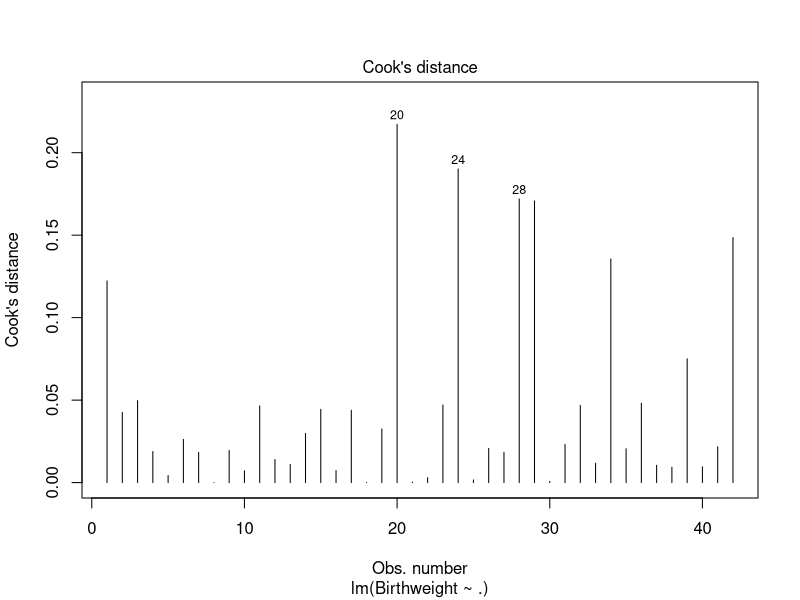
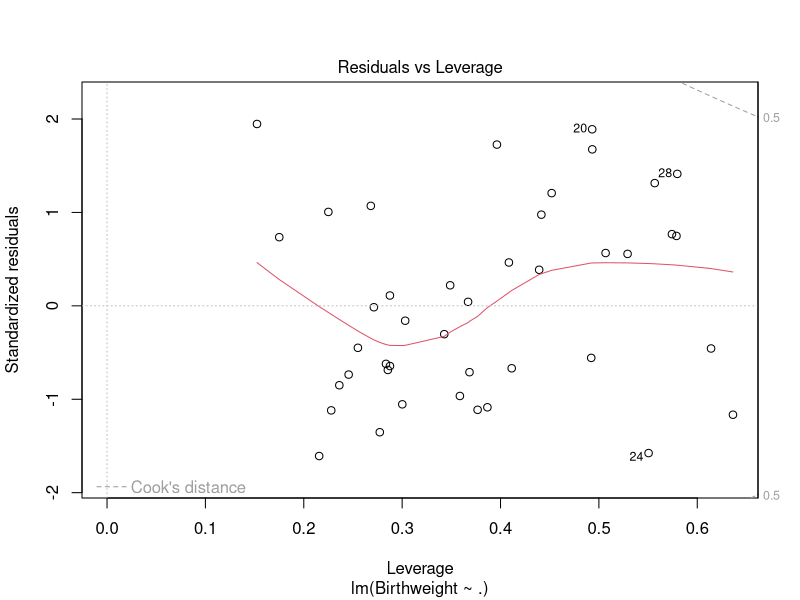
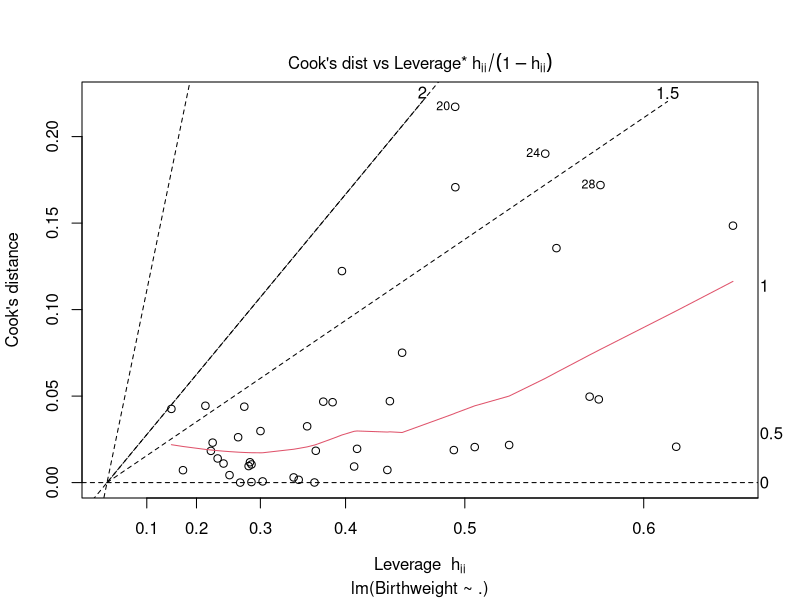
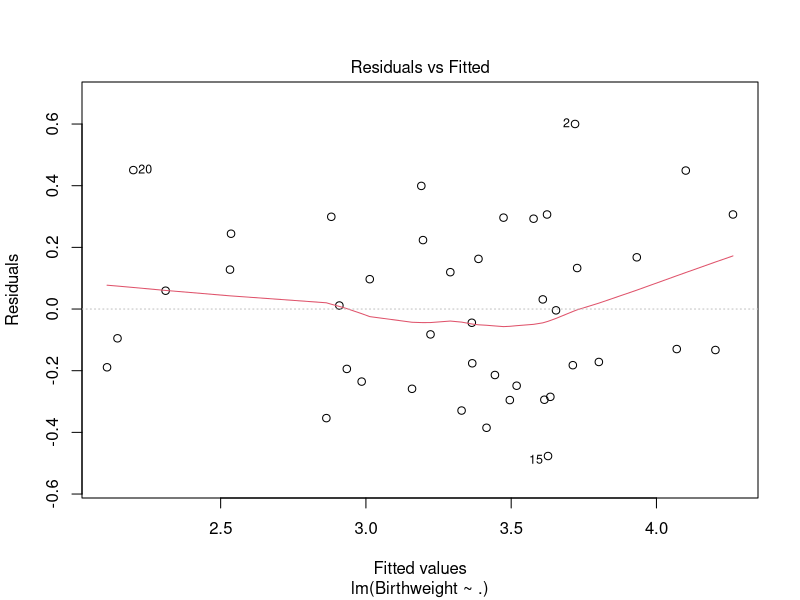
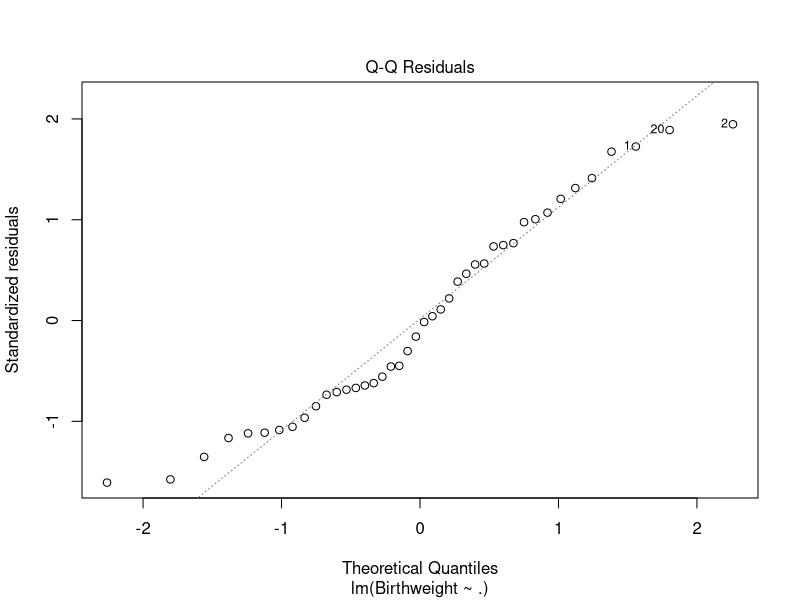
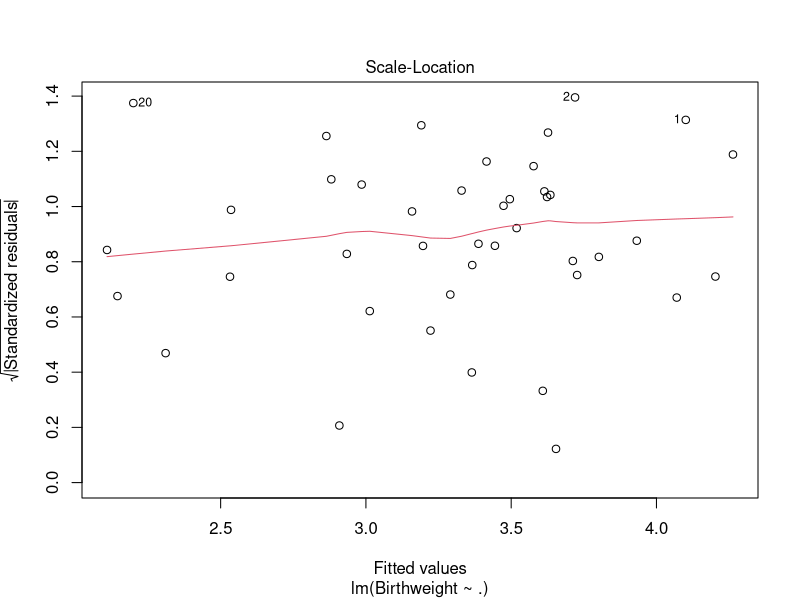
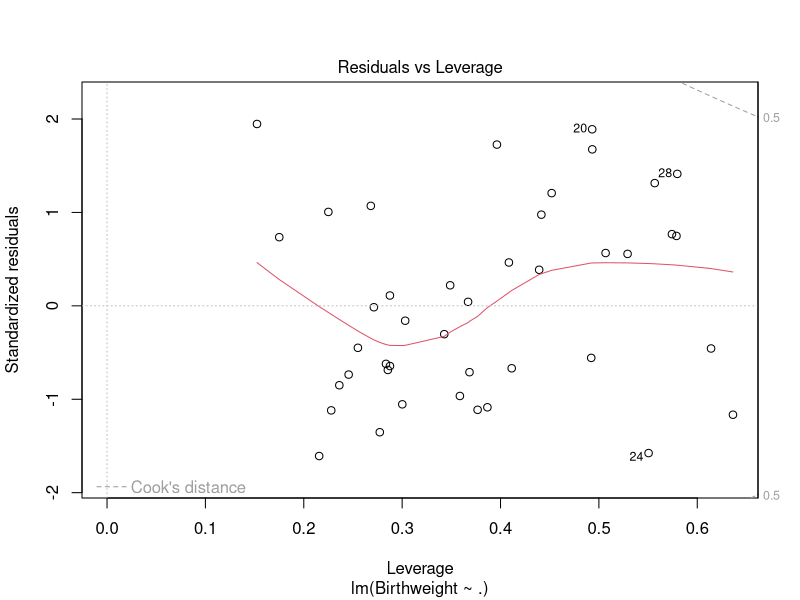

These figures' R source, in order: (Note: this script raises an error after producing the figures.)
## ---- chunk 1
options(digits=2)

library(dplyr)
library(ggplot2)
library(car)
library(corrplot)
library(glmnet)
color_choice <- "Dark2"
## ---- chunk 2
data <- read.csv("Birthweight.csv")
## ---- chunk 3
model_full <- lm(Birthweight ~ ., data = data)
## ---- chunk 4
plot(model_full, which=4)
plot(model_full, which=5)
plot(model_full, which=6)
## ---- chunk 5
# par(mfrow=c(2,2))
plot(model_full)[1]

# 
resid_ordered <- order(abs(residuals(model)))
u = rep(0,length(resid_ordered))
u[length(resid_ordered)] = 1
# 
cooks.distance(model)
plot(cooks.distance(model), type="b")

#forbeslm_42 = lm(y~x+u11); summary(forbeslm11)
## ---- chunk 6
car::vif(model_full)
## ---- chunk 7
# Calculate correlation matrix
cor_matrix <- cor(data[, -c(1,3)]) # Exclude response variable Birthweight

# Plot the correlation matrix
corrplot(cor_matrix, 
         method = "circle", type = "upper", tl.col = "black", tl.cex = 0.6)
## ---- chunk 8
x <- MASS::stepAIC(model_full, direction="backward")
summary(x)
## ---- chunk 9
#step_down_model <- step(model, direction = 'backward')
model <- lm(
    Birthweight ~ Length + Headcirc + Gestation + mage + mnocig + mheight + mppwt + fage + fedyrs + fnocig + fheight,
    data = data
)
summary(model)
# remove fage
model_1 <- lm(
    Birthweight ~ Length + Headcirc + Gestation + mage + mnocig + mheight + mppwt + fedyrs + fnocig + fheight,
    data = data
)
summary(model_1)
#remove mheight
model_2 <- lm(
    Birthweight ~ Length + Headcirc + Gestation + mage + mnocig + mppwt + fedyrs + fnocig + fheight,
    data = data
)
summary(model_2)
#remove fedyrs
model_3 <- lm(
    Birthweight ~ Length + Headcirc + Gestation + mage + mnocig + mppwt + fnocig + fheight,
    data = data
)
summary(model_3)
#remove fnocig
model_4 <- lm(
    Birthweight ~ Length + Headcirc + Gestation + mage + mnocig + mppwt + fheight,
    data = data
)
summary(model_4)

#remove mnocig
model_5 <- lm(
    Birthweight ~ Length + Headcirc + Gestation + mage + mppwt + fheight,
    data = data
)
summary(model_5)

#remove length
model_6 <- lm(
    Birthweight ~ Headcirc + Gestation + mage + mppwt + fheight,
    data = data
)
summary(model_6)
#remove fheight
model_7 <- lm(
    Birthweight ~ Headcirc + Gestation + mage + mppwt,
    data = data
)
summary(model_7)
#remove mage
model_8 <- lm(
    Birthweight ~ Headcirc + Gestation + mppwt,
    data = data
)
summary(model_8)

#remove mppwt
step_down_model <- lm(
    Birthweight ~ Headcirc + Gestation,
    data = data
)
summary(step_down_model)
## ---- chunk 10
head_mean <- mean(data$Gestation)
gest_mean <- mean(data$Headcirc)

df <- data.frame(Gestation = gest_mean, Headcirc = head_mean)

ci <- predict(step_down_model, newdata = df, interval = 'confidence')
pi <- predict(step_down_model, newdata = df, interval = 'prediction')

ci; pi
## ---- chunk 11
x <- subset(data, select = -Birthweight)
y <- data$Birthweight

train=sample(1:nrow(x),0.67*nrow(x))
x_train=x[train,]; y_train=y[train]
x_test=x[-train,]; y_test = y[-train]

y_predict_lm=predict(step_down_model,newdata=data[-train,]) # predict for the test rows
mse_lm=mean((y_test-y_predict_lm)^2)# prediction quality by the linear model

lasso_model <- glmnet(x_train, y_train, alpha = 1)

lasso_cv <- cv.glmnet(
    as.matrix(x_train),
    y_train,
    alpha = 1,
    type.measure="mse",
    nfolds=5
)

lasso_pred1=predict(lasso_model,s=lasso_cv$lambda.min,newx=as.matrix(x_test))
lasso_pred2=predict(lasso_model,s=lasso_cv$lambda.1se,newx=as.matrix(x_test))
mse1_lasso=mean((y_test-lasso_pred1)^2)
mse2_lasso=mean((y_test-lasso_pred2)^2)


plot(lasso_model, xvar="lambda", label = TRUE)
plot(lasso_model, xvar="dev", label = TRUE)
plot(lasso_cv)
coef(lasso_cv, s= lasso_cv$lambda.1se)
# coef(lasso_cv_model, s= lasso_cv_model$lambda.min)

mse_lm; mse1_lasso; mse2_lasso
## ---- chunk 12
data_new <- data[,c("lowbwt","Gestation","smoker","mage35")]
data_new$Gestation <- as.numeric(data_new$Gestation)
data_new$smoker <- factor(data_new$smoker, levels = 0:1, labels = c("No","Yes"))
data_new$mage35 <- factor(data_new$mage35, levels = 0:1, labels = c("No","Yes"))
## ---- chunk 13
xtabs(lowbwt~smoker+mage35,data=data_new) / xtabs(~smoker+mage35,data=data_new)
# Aggregate over mage35 and smoker
xtabs(lowbwt~smoker,data=data_new) / xtabs(~smoker,data=data_new)
xtabs(lowbwt~mage35,data=data_new) / xtabs(~mage35,data=data_new)
## ---- chunk 14
# Factorizing the DV after the crosstabs:
data_new$lowbwt <- factor(data_new$lowbwt, levels = 0:1, labels = c("No","Yes"))
## ---- chunk 15
aggregated_data <- data %>%
  group_by(smoker, mage35) %>%
  summarise(proportion_dv = mean(lowbwt), .groups = 'drop')
aggregated_data$smoker <- factor(aggregated_data$smoker, levels = 0:1, labels = c("No","Yes"))
aggregated_data$mage35 <- factor(aggregated_data$mage35, levels = 0:1, labels = c("No","Yes"))

ggplot(aggregated_data, aes(x = mage35, y = proportion_dv, fill = as.factor(smoker))) +
  geom_bar(stat = "identity", position = "dodge") +
  labs(x = "Mother Over 35 Years Old", y = "Proportion of Low Birth Weight", fill = "Smoker",
       title = "Proportion of Low Birth Weight (< 6 lbs) by Smoking and Mother Age") +
  theme_classic(base_family = "Times") + scale_fill_brewer(palette = color_choice) +
  theme(plot.title = element_text(face = "bold", hjust = 0.5, size = 15))
## ---- chunk 16
model_glm_0 <- stats::glm(lowbwt ~ 1, family=binomial("logit"), data=data_new)
model_glm_smoker <- stats::glm(lowbwt ~ smoker, family=binomial("logit"), data=data_new)
model_glm_mage35 <- stats::glm(lowbwt ~ mage35, family=binomial("logit"), data=data_new)
model_glm_both <- stats::glm(lowbwt ~ smoker + mage35, family=binomial("logit"), data=data_new)
# Testing the Predictors through model comparison:
results_1 <- anova(model_glm_0, model_glm_smoker, test="Chisq")
results_2 <- anova(model_glm_0, model_glm_mage35, test="Chisq")
# Odds
exp(model_glm_smoker$coefficients[2])
exp(model_glm_mage35$coefficients[2])
## ---- chunk 17
model_glm_Gestation <- stats::glm(lowbwt ~ Gestation, family=binomial("logit"), data=data_new)
model_glm_int_smoker <- stats::glm(lowbwt ~ smoker*Gestation, family=binomial("logit"), data=data_new)
model_glm_int_mage35 <- stats::glm(lowbwt ~ mage35*Gestation, family=binomial("logit"), data=data_new)

# Testing with ANOVA
results_1 <- anova(model_glm_0, model_glm_Gestation, test="Chisq")
results_2 <- anova(model_glm_Gestation, model_glm_int_smoker, test = "Chisq")
results_3 <- anova(model_glm_Gestation, model_glm_int_mage35, test = "Chisq")
## ---- chunk 18
results <- anova(model_glm_int_smoker, test = "Chisq")
## ---- chunk 19
model_glm_noint_smoker <- stats::glm(lowbwt ~ smoker + Gestation, family=binomial("logit"), data=data_new)
anova(model_glm_noint_smoker, model_glm_int_smoker, test = "Chisq")
## ---- chunk 20
new_data <- data.frame(Gestation = 40, smoker = factor(c("No", "Yes"), levels = c("No", "Yes")))
probabilities <- predict(model_glm_noint_smoker, newdata = new_data, type = "response")
new_data$probability_lowbwt <- probabilities
print(new_data)

## ---- chunk 21
## Chi-squared test for smoking mothers
smoker_table <- table(data_new$smoker, data_new$lowbwt)
chisq_test_smoker <- chisq.test(smoker_table)
chisq_test_smoker

## Chi-squared test for mothers over 35
mage35_table <- table(data_new$mage35, data_new$lowbwt)
chisq_test_mage35 <- chisq.test(mage35_table)
chisq_test_mage35
